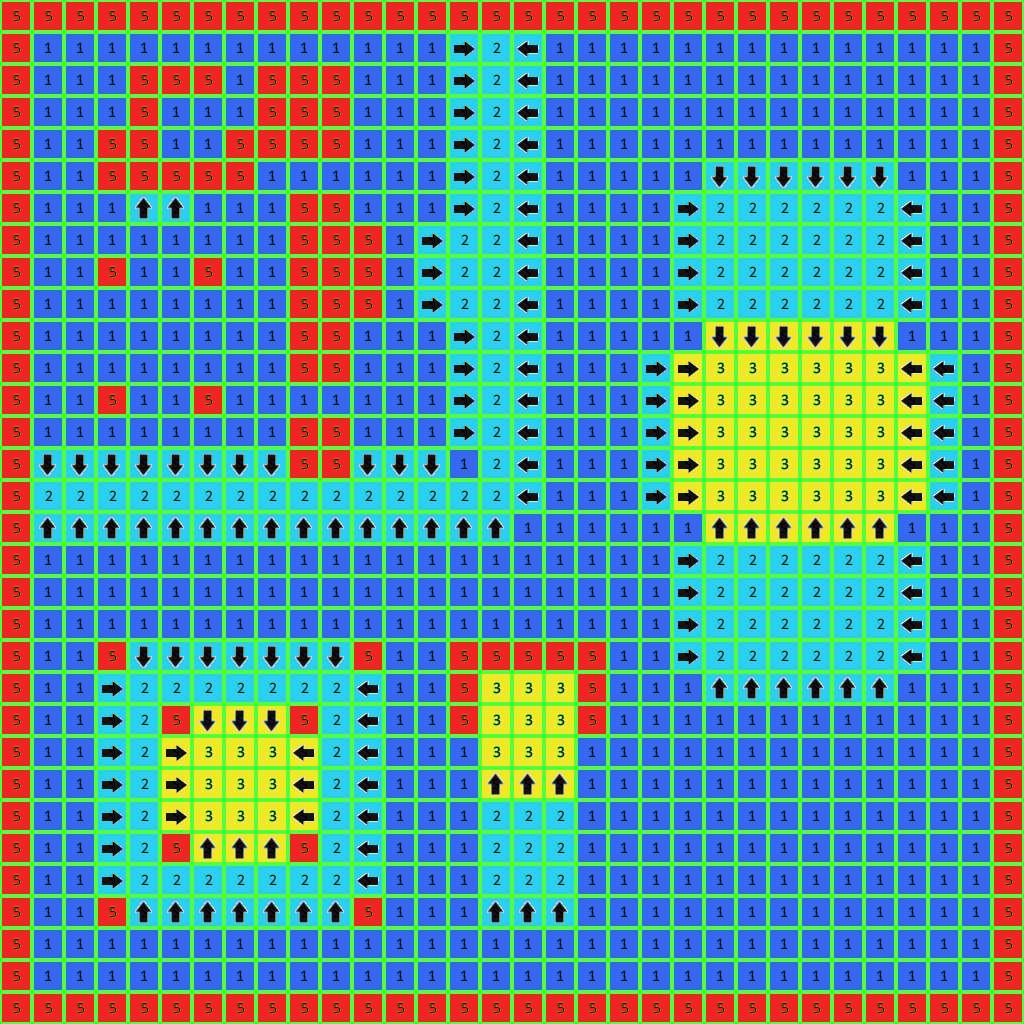

Below is a game level as drawn by its tile map, then a one-line description and the .tmx that defines it (tile-layer data replaced by summaries):
An orthogonal 32x32 tile map with 32x32 px tiles, 2 tile layers (Tile Layer 1, Tile Layer 2) and 24 objects (11x Torch, 5x Light, 3x Enemy, 2x Weapon, Spawn, ...).

<map version="1.0" orientation="orthogonal" width="32" height="32" tilewidth="32" tileheight="32">
 <tileset firstgid="1" name="TileMapLarge" tilewidth="32" tileheight="32">
  <image source="TileMapLarge.png" width="256" height="256" />
  <tile id="0">
   <properties>
    <property name="height" value="0" />
   </properties>
  </tile>
  <tile id="1">
   <properties>
    <property name="height" value="1" />
   </properties>
  </tile>
  <tile id="2">
   <properties>
    <property name="height" value="2" />
   </properties>
  </tile>
  <tile id="3">
   <properties>
    <property name="height" value="3" />
   </properties>
  </tile>
  <tile id="4">
   <properties>
    <property name="height" value="4" />
   </properties>
  </tile>
  <tile id="5">
   <properties>
    <property name="height" value="5" />
    <property name="solid" value="" />
   </properties>
  </tile>
  <tile id="8">
   <properties>
    <property name="height" value="0" />
    <property name="ramp" value="up" />
   </properties>
  </tile>
  <tile id="9">
   <properties>
    <property name="height" value="1" />
    <property name="ramp" value="up" />
   </properties>
  </tile>
  <tile id="10">
   <properties>
    <property name="height" value="2" />
    <property name="ramp" value="up" />
   </properties>
  </tile>
  <tile id="11">
   <properties>
    <property name="height" value="3" />
    <property name="ramp" value="up" />
   </properties>
  </tile>
  <tile id="12">
   <properties>
    <property name="height" value="4" />
    <property name="ramp" value="up" />
   </properties>
  </tile>
  <tile id="13">
   <properties>
    <property name="height" value="5" />
    <property name="ramp" value="up" />
   </properties>
  </tile>
  <tile id="16">
   <properties>
    <property name="height" value="0" />
    <property name="ramp" value="down" />
   </properties>
  </tile>
  <tile id="17">
   <properties>
    <property name="height" value="1" />
    <property name="ramp" value="down" />
   </properties>
  </tile>
  <tile id="18">
   <properties>
    <property name="height" value="2" />
    <property name="ramp" value="down" />
   </properties>
  </tile>
  <tile id="19">
   <properties>
    <property name="height" value="3" />
    <property name="ramp" value="down" />
   </properties>
  </tile>
  <tile id="20">
   <properties>
    <property name="height" value="4" />
    <property name="ramp" value="down" />
   </properties>
  </tile>
  <tile id="21">
   <properties>
    <property name="height" value="5" />
    <property name="ramp" value="down" />
   </properties>
  </tile>
  <tile id="24">
   <properties>
    <property name="height" value="0" />
    <property name="ramp" value="left" />
   </properties>
  </tile>
  <tile id="25">
   <properties>
    <property name="height" value="1" />
    <property name="ramp" value="left" />
   </properties>
  </tile>
  <tile id="26">
   <properties>
    <property name="height" value="2" />
    <property name="ramp" value="left" />
   </properties>
  </tile>
  <tile id="27">
   <properties>
    <property name="height" value="3" />
    <property name="ramp" value="left" />
   </properties>
  </tile>
  <tile id="28">
   <properties>
    <property name="height" value="4" />
    <property name="ramp" value="left" />
   </properties>
  </tile>
  <tile id="29">
   <properties>
    <property name="height" value="5" />
    <property name="ramp" value="left" />
   </properties>
  </tile>
  <tile id="32">
   <properties>
    <property name="height" value="0" />
    <property name="ramp" value="right" />
   </properties>
  </tile>
  <tile id="33">
   <properties>
    <property name="height" value="1" />
    <property name="ramp" value="right" />
   </properties>
  </tile>
  <tile id="34">
   <properties>
    <property name="height" value="2" />
    <property name="ramp" value="right" />
   </properties>
  </tile>
  <tile id="35">
   <properties>
    <property name="height" value="3" />
    <property name="ramp" value="right" />
   </properties>
  </tile>
  <tile id="36">
   <properties>
    <property name="height" value="4" />
    <property name="ramp" value="right" />
   </properties>
  </tile>
  <tile id="37">
   <properties>
    <property name="height" value="5" />
    <property name="ramp" value="right" />
   </properties>
  </tile>
 </tileset>
 <layer name="Tile Layer 1" width="32" height="32">
  <data>[1024 cells, 1024 non-empty, 12 distinct tile ids]</data>
 </layer>
 <objectgroup name="objects" width="32" height="32">
  <object name="Enemy" x="64" y="637">
   <properties>
    <property name="color" value="1" />
    <property name="height" value="1" />
   </properties>
  </object>
  <object name="Torch" x="330" y="989">
   <properties>
    <property name="S" value="" />
    <property name="color" value="1" />
    <property name="height" value="2" />
   </properties>
  </object>
  <object name="Torch" x="612" y="693">
   <properties>
    <property name="W" value="" />
    <property name="color" value="1" />
    <property name="height" value="4" />
   </properties>
  </object>
  <object name="Weapon" x="805" y="438">
   <properties>
    <property name="color" value="2" />
    <property name="height" value="3" />
   </properties>
  </object>
  <object name="Torch" x="599" y="990">
   <properties>
    <property name="S" value="" />
    <property name="color" value="1" />
    <property name="height" value="2" />
   </properties>
  </object>
  <object name="Enemy" x="173" y="962">
   <properties>
    <property name="color" value="1" />
    <property name="height" value="1" />
   </properties>
  </object>
  <object name="Torch" x="986" y="790">
   <properties>
    <property name="E" value="" />
    <property name="color" value="1" />
    <property name="height" value="2" />
   </properties>
  </object>
  <object name="Torch" x="984" y="413">
   <properties>
    <property name="E" value="" />
    <property name="color" value="1" />
    <property name="height" value="2" />
   </properties>
  </object>
  <object name="Weapon" x="62" y="885">
   <properties>
    <property name="color" value="2" />
    <property name="height" value="1" />
   </properties>
  </object>
  <object name="Torch" x="466" y="989">
   <properties>
    <property name="S" value="" />
    <property name="color" value="1" />
    <property name="height" value="2" />
   </properties>
  </object>
  <object name="Light" x="527" y="723">
   <properties>
    <property name="color" value="3" />
    <property name="height" value="5" />
   </properties>
  </object>
  <object name="Spawn" x="862" y="866">
   <properties>
    <property name="height" value="1" />
   </properties>
  </object>
  <object name="Torch" x="36" y="787">
   <properties>
    <property name="W" value="" />
    <property name="color" value="1" />
    <property name="height" value="2" />
   </properties>
  </object>
  <object name="Light" x="798" y="431">
   <properties>
    <property name="color" value="2" />
    <property name="height" value="5" />
   </properties>
  </object>
  <object name="Enemy" x="173" y="962">
   <properties>
    <property name="color" value="1" />
    <property name="height" value="1" />
   </properties>
  </object>
  <object name="Torch" x="618" y="39">
   <properties>
    <property name="N" value="" />
    <property name="color" value="1" />
    <property name="height" value="2" />
   </properties>
  </object>
  <object name="Light" x="237" y="786">
   <properties>
    <property name="color" value="0" />
    <property name="height" value="5" />
   </properties>
  </object>
  </objectgroup>
 <layer name="Tile Layer 2" width="32" height="32" opacity="0.14">
  <data>[1024 cells, 1024 non-empty, 1 distinct tile ids]</data>
 </layer>
</map>
<!-- 7 of 24 objects omitted -->
